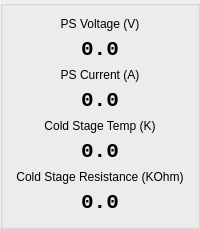
         <widget class="QGroupBox" name="groupBox">
          <property name="title">
           <string/>
          </property>
          <property name="checkable">
           <bool>false</bool>
          </property>
          <property name="checked">
           <bool>false</bool>
          </property>
          <layout class="QVBoxLayout" name="verticalLayout_2">
           <item>
            <widget class="QLabel" name="label_3">
             <property name="text">
              <string>PS Voltage (V)</string>
             </property>
             <property name="alignment">
              <set>Qt::AlignCenter</set>
             </property>
            </widget>
           </item>
           <item>
            <widget class="QLabel" name="psVoltage_label">
             <property name="minimumSize">
              <size>
               <width>95</width>
               <height>23</height>
              </size>
             </property>
             <property name="font">
              <font>
               <family>Courier New</family>
               <pointsize>16</pointsize>
               <weight>75</weight>
               <bold>true</bold>
               <underline>false</underline>
               <stylestrategy>PreferDefault</stylestrategy>
               <kerning>true</kerning>
              </font>
             </property>
             <property name="text">
              <string>0.0</string>
             </property>
             <property name="alignment">
              <set>Qt::AlignCenter</set>
             </property>
            </widget>
           </item>
           <item>
            <widget class="QLabel" name="label_4">
             <property name="text">
              <string>PS Current (A)</string>
             </property>
             <property name="alignment">
              <set>Qt::AlignCenter</set>
             </property>
            </widget>
           </item>
           <item>
            <widget class="QLabel" name="psCurrent_label">
             <property name="minimumSize">
              <size>
               <width>95</width>
               <height>23</height>
              </size>
             </property>
             <property name="font">
              <font>
               <family>Courier New</family>
               <pointsize>16</pointsize>
               <weight>75</weight>
               <bold>true</bold>
               <underline>false</underline>
               <stylestrategy>PreferDefault</stylestrategy>
               <kerning>true</kerning>
              </font>
             </property>
             <property name="text">
              <string>0.0</string>
             </property>
             <property name="alignment">
              <set>Qt::AlignCenter</set>
             </property>
            </widget>
           </item>
           <item>
            <widget class="QLabel" name="label">
             <property name="text">
              <string>Cold Stage Temp (K)</string>
             </property>
             <property name="alignment">
              <set>Qt::AlignCenter</set>
             </property>
            </widget>
           </item>
           <item>
            <widget class="QLabel" name="coldStageTemp">
             <property name="minimumSize">
              <size>
               <width>95</width>
               <height>23</height>
              </size>
             </property>
             <property name="font">
              <font>
               <family>Courier New</family>
               <pointsize>16</pointsize>
               <weight>75</weight>
               <bold>true</bold>
               <underline>false</underline>
               <stylestrategy>PreferDefault</stylestrategy>
               <kerning>true</kerning>
              </font>
             </property>
             <property name="text">
              <string>0.0</string>
             </property>
             <property name="alignment">
              <set>Qt::AlignCenter</set>
             </property>
            </widget>
           </item>
           <item>
            <widget class="QLabel" name="label_2">
             <property name="text">
              <string>Cold Stage Resistance (KOhm)</string>
             </property>
             <property name="alignment">
              <set>Qt::AlignCenter</set>
             </property>
            </widget>
           </item>
           <item>
            <widget class="QLabel" name="coldStageRes">
             <property name="minimumSize">
              <size>
               <width>95</width>
               <height>23</height>
              </size>
             </property>
             <property name="font">
              <font>
               <family>Courier New</family>
               <pointsize>16</pointsize>
               <weight>75</weight>
               <bold>true</bold>
               <underline>false</underline>
               <stylestrategy>PreferDefault</stylestrategy>
               <kerning>true</kerning>
              </font>
             </property>
             <property name="text">
              <string>0.0</string>
             </property>
             <property name="alignment">
              <set>Qt::AlignCenter</set>
             </property>
            </widget>
           </item>
          </layout>
         </widget>
